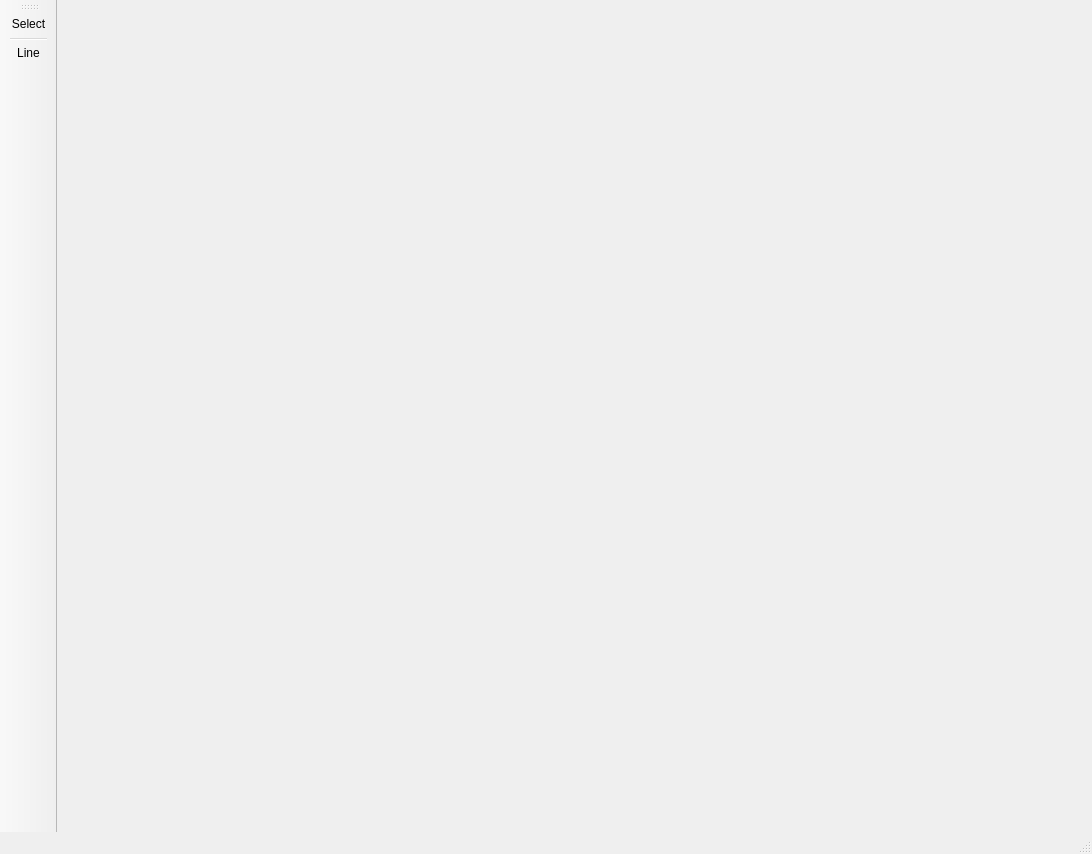
<?xml version="1.0" encoding="UTF-8"?>
<ui version="4.0">
 <class>PaintTest</class>
 <widget class="QMainWindow" name="PaintTest">
  <property name="geometry">
   <rect>
    <x>0</x>
    <y>0</y>
    <width>1092</width>
    <height>854</height>
   </rect>
  </property>
  <property name="windowTitle">
   <string>PaintTest</string>
  </property>
  <widget class="QWidget" name="centralWidget"/>
  <widget class="QMenuBar" name="menuBar">
   <property name="geometry">
    <rect>
     <x>0</x>
     <y>0</y>
     <width>1092</width>
     <height>21</height>
    </rect>
   </property>
  </widget>
  <widget class="QToolBar" name="toolBar">
   <property name="windowTitle">
    <string>toolBar</string>
   </property>
   <attribute name="toolBarArea">
    <enum>LeftToolBarArea</enum>
   </attribute>
   <attribute name="toolBarBreak">
    <bool>false</bool>
   </attribute>
   <addaction name="actionSelect"/>
   <addaction name="separator"/>
   <addaction name="actionLine"/>
  </widget>
  <widget class="QStatusBar" name="statusBar"/>
  <action name="actionOpen">
   <property name="text">
    <string>Open...</string>
   </property>
  </action>
  <action name="actionSave">
   <property name="text">
    <string>Save..</string>
   </property>
  </action>
  <action name="action">
   <property name="text">
    <string>-</string>
   </property>
  </action>
  <action name="actionExit">
   <property name="text">
    <string>Exit</string>
   </property>
  </action>
  <action name="actionNew">
   <property name="text">
    <string>New</string>
   </property>
  </action>
  <action name="actionSelect">
   <property name="checkable">
    <bool>true</bool>
   </property>
   <property name="icon">
    <iconset resource="painttest.qrc">
     <normaloff>:/MainWindow/res/icons/Select.png</normaloff>:/MainWindow/res/icons/Select.png</iconset>
   </property>
   <property name="text">
    <string>Select</string>
   </property>
   <property name="toolTip">
    <string>Select</string>
   </property>
  </action>
  <action name="actionLine">
   <property name="checkable">
    <bool>true</bool>
   </property>
   <property name="icon">
    <iconset resource="painttest.qrc">
     <normaloff>:/MainWindow/res/icons/Line.png</normaloff>:/MainWindow/res/icons/Line.png</iconset>
   </property>
   <property name="text">
    <string>Line</string>
   </property>
   <property name="toolTip">
    <string>Line</string>
   </property>
  </action>
 </widget>
 <layoutdefault spacing="6" margin="11"/>
 <resources>
  <include location="painttest.qrc"/>
 </resources>
 <connections/>
</ui>
